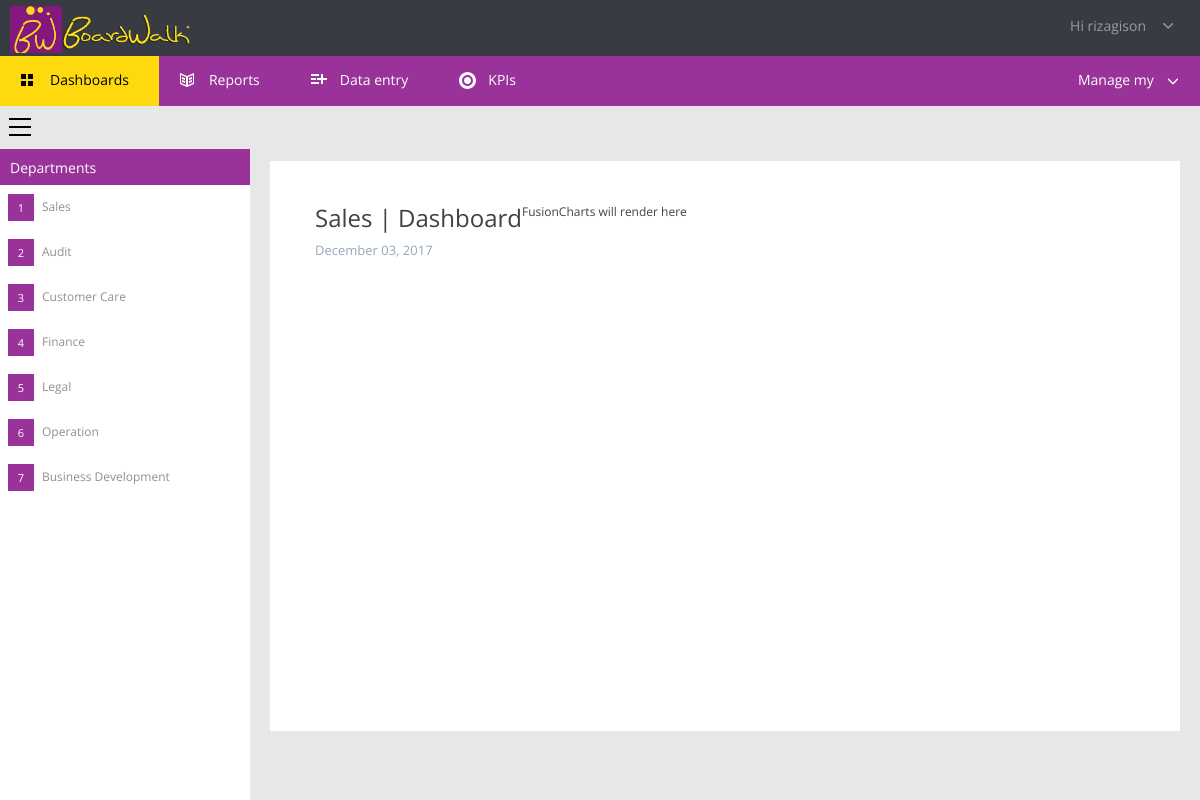
Page /dashboards.php?deptId=1 (signed in) on the committed database.
### tables this page shows
CREATE TABLE IF NOT EXISTS `users` (
  `userId` int(11) NOT NULL AUTO_INCREMENT,
  `userFname` varchar(255) NOT NULL,
  `userLname` varchar(255) NOT NULL,
  `userName` varchar(30) NOT NULL,
  `Name` varchar(255) NOT NULL,
  `userEmail` varchar(60) NOT NULL,
  `userPass` varchar(255) NOT NULL,
  `userDate` date NOT NULL,
  `deptId` int(10) NOT NULL,
  `userRole` varchar(255) NOT NULL,
  `userType` int(50) NOT NULL,
  PRIMARY KEY (`userId`),
  UNIQUE KEY `userEmail` (`userEmail`)
);

CREATE TABLE IF NOT EXISTS `departments` (
  `deptId` int(2) NOT NULL AUTO_INCREMENT,
  `deptName` varchar(256) NOT NULL,
  `deptDesc` varchar(512) NOT NULL,
  `deptHead` varchar(256) NOT NULL,
  PRIMARY KEY (`deptId`)
);

### dashboards.php (the view, shortened to what this page needs)
 <?php
    $deptId = $_GET['deptId'];
    $res=mysql_query("SELECT * FROM users WHERE userId=".$_SESSION['user']);
    $userRow=mysql_fetch_array($res);
    $ress=mysql_query("SELECT * FROM departments WHERE deptId=$deptId");
    $dep=mysql_fetch_array($ress);
    $printdate = date("F d, Y");
?>
<html>
   <head>
    <link href="files/css.css" media="print" rel="stylesheet" type="text/css">
    <link href="files/css_003.css" rel="stylesheet" type="text/css">
    <link href="files/css_002.css" rel="stylesheet">
    <link href="files/dark.css" rel="stylesheet">
    <link href="files/blue.css" rel="stylesheet">
	<link href="css/bootstrap2.min.css" rel="stylesheet">
    <link href="src/facebox.css" media="screen" rel="stylesheet" type="text/css">
  </head>
  <body>
    <div class="header-status-bar">
        <span class="company-details" data-is-logo="true" style="background-image:url('logoo.png')"></span>
        <div>
            <a class="profile"><i class="small-profile" data-item-id="84901" data-size="30x30" style=
            "background-image:url('/Shared/_ProfileImage/84901?size=30x30')"></i><span>Hi
            <?php echo $userRow['userName']; ?></span><svg class="init" viewbox="-4 -6 22 22">
            <path d=
            "M1.8,0c0.2,0,0.4,0.1,0.6,0.2L7.2,5l4.7-4.7c0.3-0.3,0.9-0.3,1.2,0c0.2,0.2,0.2,0.4,0.2,0.6s-0.1,0.4-0.2,0.6L7.8,6.8 c-0.3,0.3-0.9,0.3-1.2,0L1.2,1.5c-0.3-0.3-0.3-0.9,0-1.2C1.4,0.1,1.6,0,1.8,0z"
            xmlns="http://www.w3.org/2000/svg"></path></svg></a>
        </div>
    </div>
    <div class="tab-menu screen">
        <ul class="tab-menu">
            <li class="selected">
                <svg class="init">
                <path style="fill: black;" d="M6,7H1V2h5V7z M13,2H8v5h5V2z M6,9H1v5h5V9z M13,9H8v5h5V9z" xmlns="http://www.w3.org/2000/svg">
                </path></svg><span>Dashboards</span></a>
            </li>
            <li>
                <a href="reports.php?deptId=1" class="waves-effect waves-light"><svg class="init">
                <path d=
                "M8,4L1,1v11l7,3l7-3V1 M8,4 M7,13l-5-2V3l5,2V13z M14,11l-5,2V5l5-2V11z M3,5l3,1v2L3,7V5z M3,8l3,1v2l-3-1V8z M13,7l-3,1 V6l3-1V7z M13,10l-3,1V9l3-1V10z"
                xmlns="http://www.w3.org/2000/svg"></path></svg><span>Reports</span></a>
            </li>
            <li>
                <a href="dataentry.php?deptId=1"><svg class="init">
                <path d="M17,8h-4v4h-2V8H7V6h4V2h2v4h4V8z M1,4h8V2H1V4z M1,8h5V6H1V8z M1,12h8v-2H1V12z" xmlns=
                "http://www.w3.org/2000/svg"></path></svg><span>Data entry</span>
            </li>
            <li>
                <a href="kpi.php?deptId=1"><svg class="init">
                <path d=
                "M9.5,0C4.8,0,1,3.8,1,8.5C1,13.2,4.8,17,9.5,17S18,13.2,18,8.5C18,3.8,14.2,0,9.5,0z M9.5,14C6.5,14,4,11.5,4,8.5 C4,5.5,6.5,3,9.5,3S15,5.5,15,8.5C15,11.5,12.5,14,9.5,14z M13,8.5c0,1.9-1.6,3.5-3.5,3.5S6,10.4,6,8.5S7.6,5,9.5,5S13,6.6,13,8.5z"
                xmlns="http://www.w3.org/2000/svg"></path></svg><span>KPIs</span></a>
            </li>
        </ul>
        <div class="manage-my">
            <span>Manage my</span><svg class="init" viewbox="0 -9 24 24">
            <path d=
            "M1.8,0c0.2,0,0.4,0.1,0.6,0.2L7.2,5l4.7-4.7c0.3-0.3,0.9-0.3,1.2,0c0.2,0.2,0.2,0.4,0.2,0.6s-0.1,0.4-0.2,0.6L7.8,6.8 c-0.3,0.3-0.9,0.3-1.2,0L1.2,1.5c-0.3-0.3-0.3-0.9,0-1.2C1.4,0.1,1.6,0,1.8,0z"
            xmlns="http://www.w3.org/2000/svg"></path></svg>
        </div>
    </div>
    <div class="columns">
        <div class="columns-row">
            <div class="column-left screen">
                <a class="menu-button" href="#" title=""><svg class="init">
                <path style="fill: black;" d="M23,2H1V0h22V2z M23,8H1v2h22V8z M23,16H1v2h22V16z" xmlns="http://www.w3.org/2000/svg">
                </path></svg></a>
                <h4 class="sprite up-arrow" data-accord="1"><span>Departments</span></h4>
                <div data-accord="1" style="">
                    <?php
                                $res2=mysql_query("SELECT * FROM departments");
                                $no=1;
                                while($depts=mysql_fetch_assoc($res2)){
                                        echo '
                                        <a href="dashboards.php?deptId='.$depts['deptId'].'" class="category">
                                        <b>'.$no.'</b>
                                        <span>'.$depts['deptName'].'</span>
                                        </a>
                                        ';
                                    $no++;
                                }
                                ?>
                </div>
            </div>
			<div class="column-right">
			<div class="reports">
			<div class="reports-options screen"></div>
			<div class="report" style="padding: 0px 15px 0px 20px;">
            <div class="kpi-entries">
			<div class="report-header">
                            <div class="title">
                                <h1 id="h1Name"><?php echo $dep['deptName']; ?> | Dashboard</h1>
                                <h2 id="h1Dateito"><?php echo $printdate;?></h2>
                            </div>
                        </div>
         <div id="chart-container">FusionCharts will render here</div>
             <div class="reports-options screen"></div>
            </div>
        </div>
		</div>
        </div>
		</div>
       </div>
</body>
</html>

### files/css.css (style rules this page uses)
html,body { min-width: 0; background-color: #fff !important; }
body { background-color: #fff !important; }
h1 { font-size: 18px; float: none; padding-left: 10px; color: #000; }
h2 { color: #424141; font-size: 12px; text-shadow: none; line-height: 30px; float: none; padding-left: 10px; }
.screen { visibility: hidden !important; display: none !important; }
div.header-status-bar { height: 60px; padding: 10px 0 0 10px; min-width: 0; background: none; display: block; clear: both; }
div.header-status-bar>span { color: #000; font-size: 20px; width: auto; text-shadow: none; }
div.header-status-bar>div { visibility: hidden; display: none; }

### files/dark.css (style rules this page uses)
div.header-status-bar { background-color:#383b42 }
div.header-status-bar>span { color:#fff }

### files/blue.css (style rules this page uses)
div.tab-menu { background-color:#993399; }
ul.tab-menu>li.selected { background-color:#fdd90e }

### rows in the picture
users: userName "rizagison"
departments: deptName "Sales"
departments: deptName "Audit"
departments: deptName "Customer Care"
departments: deptName "Finance"
departments: deptName "Legal"
departments: deptName "Operation"
departments: deptName "Business Development"
